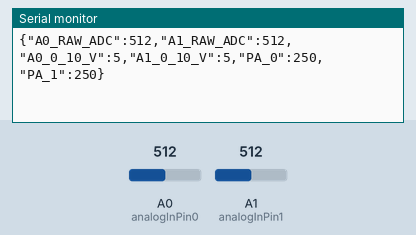
Bench run of a sketch on a simulated Arduino Uno, built with avr-gcc and run on an emulated ATmega328P. Shown: the last lines printed to the serial monitor. The test bench sets the inputs (shaded band); at power-on: A0 (analogInPin0) = 512, A1 (analogInPin1) = 512.

Above: at 1.2 s.
1.3 s: A0 (analogInPin0) set to 106
At 1.54 s:
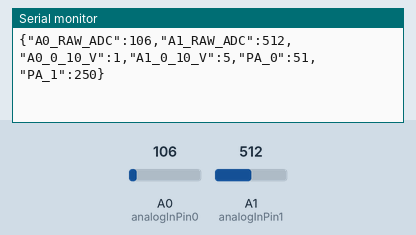
2.8 s: A0 (analogInPin0) set to 89
At 2.89 s:
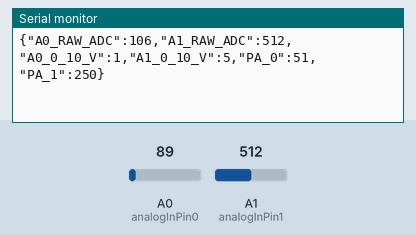
4.3 s: A1 (analogInPin1) set to 986
At 4.46 s:
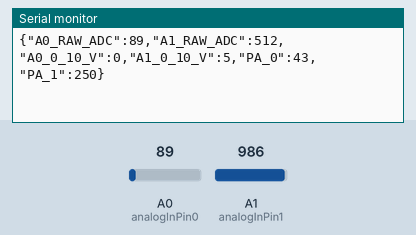
7.3 s: A1 (analogInPin1) set to 1018
At 7.39 s:
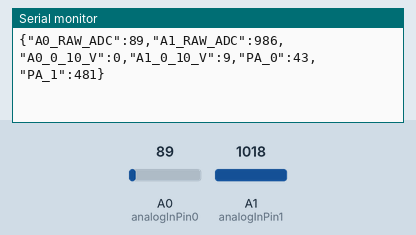
Timing chart, 0 to 10.3 s (numbered marks = the images above; inputs shaded):
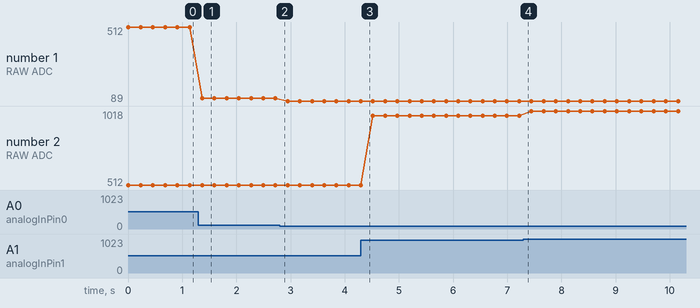

Measured:
- after the input at 1.3 s, the serial monitor: prints a new line after 0.07 s (image 1)
- plotted number 1: 512 → 106 after the input at 1.3 s, 106 → 89 after the input at 2.8 s
- plotted number 2: 512 → 986 after the input at 4.3 s, 986 → 1018 after the input at 7.3 s

The sketch:

delta_reader_firmware.ino
```cpp
#include <ArduinoJson.h>

const int analogInPin0 = A0;
const int analogInPin1 = A1;


int sensorValue0 = 0;
float outputValue0 = 0;
float pa0 = 0;

int sensorValue1 = 0;
float outputValue1 = 0;
float pa1 = 0;

DynamicJsonDocument doc(1024);


void setup() {
  // initialize serial communications at 9600 bps:
  Serial.begin(9600);
}

void loop() {
  // read the analog in value:
  sensorValue0 = analogRead(analogInPin0);
  outputValue0 = map(sensorValue0, 0, 1023, 0, 10);
  pa0 = map(sensorValue0, 0, 1023, 0, 500) ;

  sensorValue1 = analogRead(analogInPin1);
  outputValue1 = map(sensorValue1, 0, 1023, 0, 10);
  pa1 = map(sensorValue1, 0, 1023, 0, 500) ;

  doc["A0_RAW_ADC"] = sensorValue0;
  doc["A1_RAW_ADC"]   = sensorValue1;
  doc["A0_0_10_V"] = outputValue0;
  doc["A1_0_10_V"]   = outputValue1;
  doc["PA_0"]   = pa0;
  doc["PA_1"]   = pa1;


  serializeJson(doc, Serial);
  Serial.println();
  delay(200);

}
```
